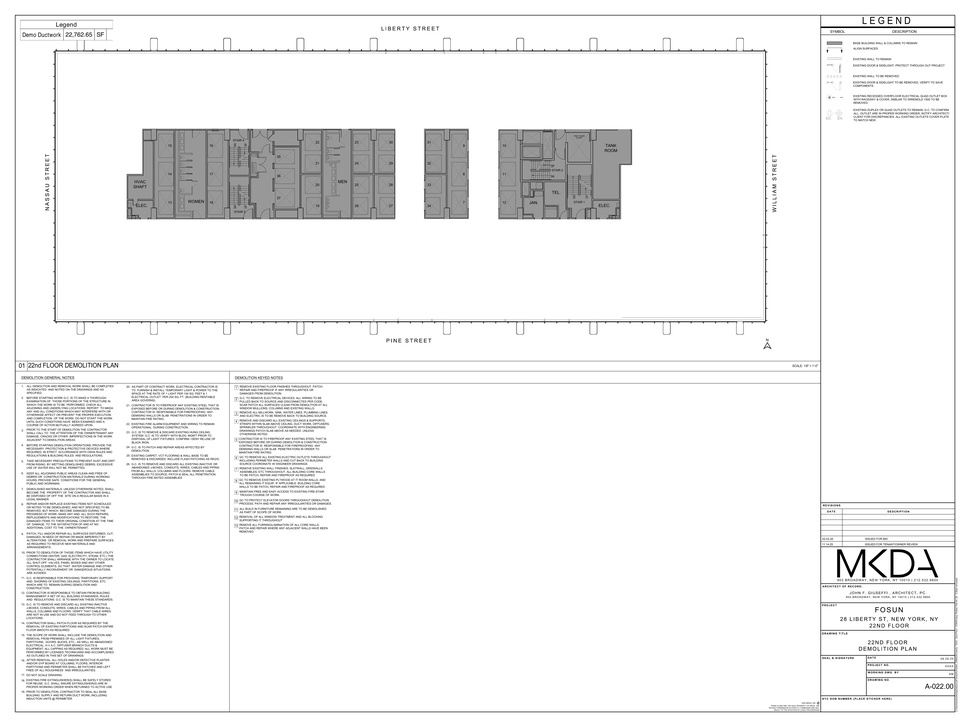
#> input picture training/data/clean_drawings/28_Liberty_22nd_Floor_p013_clean.jpg, 970 x 727 px, shrunk from 7200 x 5400 before the run
$ python -i extract_training_data.py   (imports and definitions only)
#> lines starting #> are read from the running program, lines starting #| are printed output that depends on the picture
#!/usr/bin/env python3
"""
NOVATerra Training Data Extractor

Processes PlanSwift/OST takeoff PDFs into YOLO training data.
Each PDF page has a floor plan with a single colored overlay = one training example.

Pipeline:
1. Convert PDF pages to images (via pdftoppm)
2. Separate clean drawing (black lines) from colored overlay (takeoff regions)
3. Detect overlay bounding boxes
4. Extract legend text for class labels
5. Output YOLO-format annotations

Usage:
    python3 extract_training_data.py /path/to/takeoffs/ /path/to/output/
"""

import os
import sys
import json
import numpy as np
import cv2
from pdf2image import convert_from_path
from pathlib import Path

# YOLO classes we want to detect
CLASSES = [
    "wall_linear",      # 0 - wall segments (LF)
    "wall_area",         # 1 - wall areas (SF)
    "floor_area",        # 2 - flooring/slab areas (SF)
    "ceiling_area",      # 3 - ceiling areas (SF)
    "roof_area",         # 4 - roofing areas (SF)
    "door",              # 5 - door counts (EA)
    "window",            # 6 - window counts (EA)
    "fixture_plumbing",  # 7 - plumbing fixtures (EA)
    "fixture_electric",  # 8 - electrical fixtures (EA)
    "fixture_hvac",      # 9 - HVAC equipment (EA)
    "linear_misc",       # 10 - misc linear (trim, conduit, piping)
    "area_misc",         # 11 - misc area (siding, cladding)
    "count_misc",        # 12 - misc counts
    "site_linear",       # 13 - site work linear (silt fence, etc.)
    "site_area",         # 14 - site work area
    "site_count",        # 15 - site work count
    "foundation",        # 16 - foundation elements
    "structural",        # 17 - structural elements
]

# Keywords to classify takeoff items into YOLO classes
CLASS_KEYWORDS = {
    0: ["wall", "partition", "drywall", "gwb", "framing", "stud"],
    1: ["wall area", "wall cladding", "siding", "exterior wall"],
    2: ["floor", "slab", "vct", "carpet", "tile", "epoxy", "concrete slab", "sog"],
    3: ["ceiling", "act", "acoustic", "gypsum ceiling"],
    4: ["roof", "shingle", "membrane", "flashing", "roofing"],
    5: ["door", "hollow metal", "hm frame"],
    6: ["window", "glazing", "storefront", "curtainwall"],
    7: ["plumbing", "toilet", "sink", "lav", "urinal", "water heater", "faucet"],
    8: ["electric", "outlet", "switch", "light", "fixture", "panel", "receptacle", "sensor", "smoke", "speaker"],
    9: ["hvac", "diffuser", "grille", "duct", "air handler", "condenser", "fan", "thermostat", "mini split"],
    10: ["trim", "base", "molding", "conduit", "pipe", "piping", "handrail", "guardrail", "aluminum"],
    11: ["cladding", "backsplash", "frp", "wainscot", "paneling"],
    12: ["access panel", "fire extinguisher", "signage", "bollard"],
    13: ["silt fence", "tree protection", "erosion", "sediment"],
    14: ["disturbance", "staging", "stockpile"],
    15: ["inlet", "construction entrance", "manhole"],
    16: ["footing", "foundation", "frost wall", "spread footing", "grade beam"],
    17: ["steel", "beam", "column", "joist", "header", "lvl", "structural"],
}


# [8 lines left out: function classify_item, not called in this run]


def extract_overlay_mask(image_rgb):
    """
    Separate colored overlay from black line drawing.

    Construction drawings are black lines on white background.
    Takeoff overlays are saturated colors (blue, red, green, purple, yellow, cyan).

    Returns: binary mask where 1 = overlay region, 0 = drawing/background
    """
    hsv = cv2.cvtColor(image_rgb, cv2.COLOR_RGB2HSV)
#> hsv: shape (727, 970, 3); mean H, S, V 0, 0, 242.3

    # Overlay pixels have high saturation (> 40) and are not too dark or too bright
    # Black lines: S=0, V=0-50
    # White background: S=0, V=200-255
    # Colored overlay: S>40, V>50
    saturation = hsv[:, :, 1]
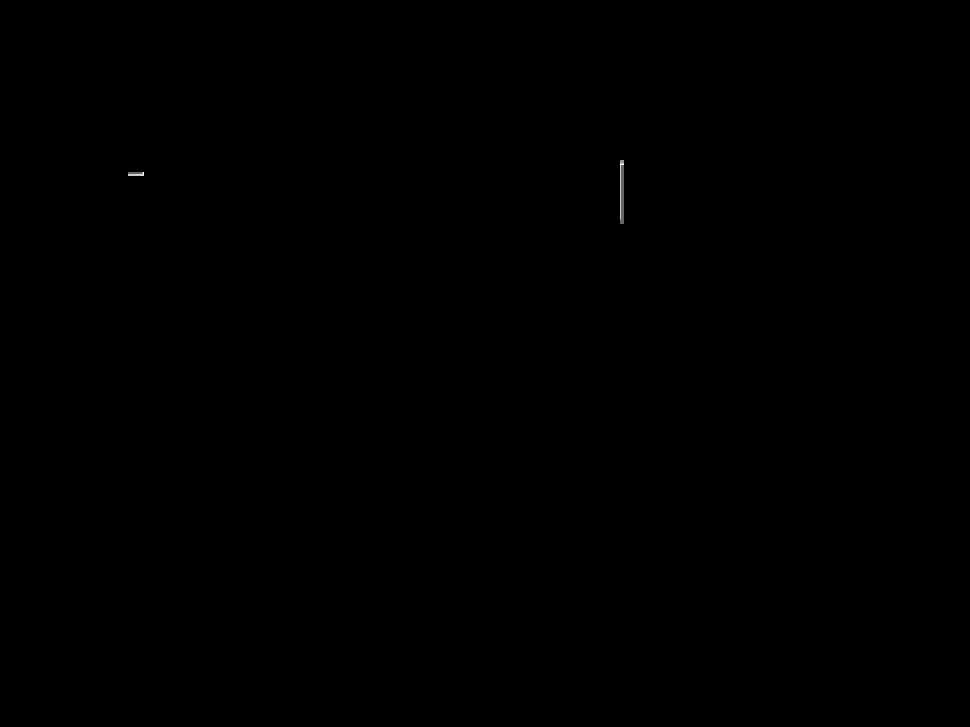
#> saturation: shape (727, 970); min 0, max 5, mean 0.00122; drawn with min black and max white
    value = hsv[:, :, 2]

    # Mask: saturated pixels that aren't pure white or pure black
    overlay_mask = (saturation > 30) & (value > 40) & (value < 250)
#> overlay_mask: shape (727, 970) bool; every value is 0

    # Clean up noise with morphological operations
    kernel = np.ones((5, 5), np.uint8)
    overlay_mask = overlay_mask.astype(np.uint8) * 255
    overlay_mask = cv2.morphologyEx(overlay_mask, cv2.MORPH_CLOSE, kernel, iterations=2)
    overlay_mask = cv2.morphologyEx(overlay_mask, cv2.MORPH_OPEN, kernel, iterations=1)

    return overlay_mask


# [36 lines left out: functions extract_clean_drawing, find_overlay_bboxes, bbox_to_yolo, not called in this run]


def save_segmentation_mask(overlay_mask, output_path):
    """Save the overlay mask as a segmentation label image."""
    cv2.imwrite(str(output_path), overlay_mask)


# [174 lines left out: functions process_pdf, main, not called in this run]


# [2 lines not run here, left out]

>>> import cv2
>>> picture = cv2.cvtColor(cv2.imread('data/clean_drawings/28_Liberty_22nd_Floor_p013_clean.jpg'), cv2.COLOR_BGR2RGB)
>>> result = extract_overlay_mask(picture)
